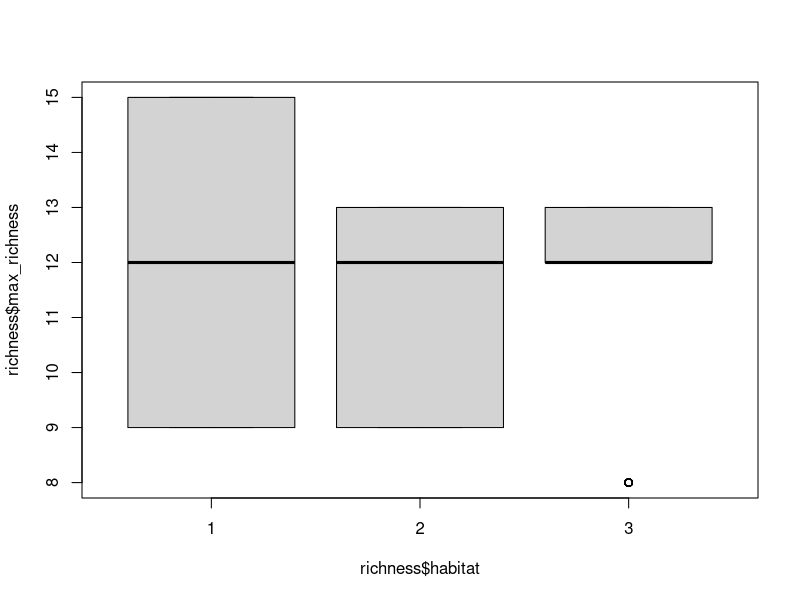
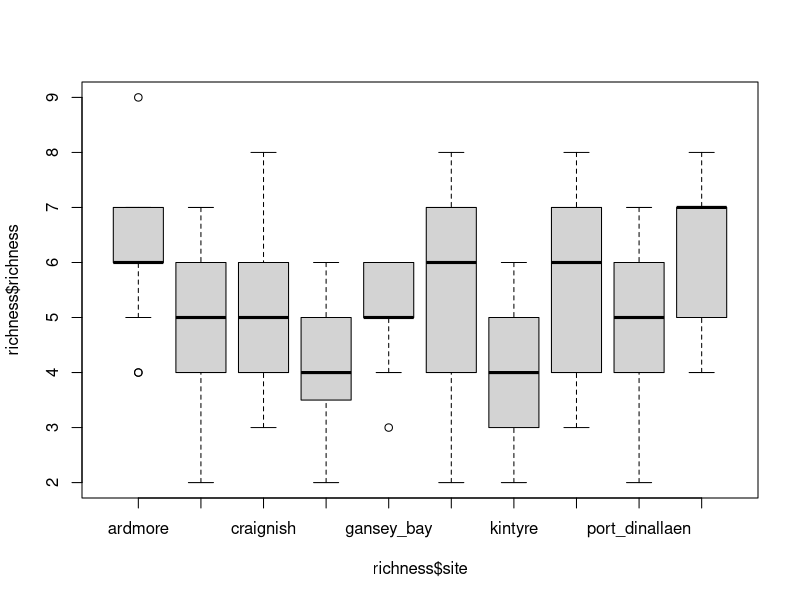

Here is the R script that generated these plots, in order: (Note: this script raises an error after producing the figures.)
# Dissertation Richness Script
# Carla Leone
# 5th March, 2024


## Load the dataset and packages ----
install.packages("tidyverse")
install.packages("vegan")
library(tidyverse)
library(vegan)
library(readxl)

meta_richness <- read_excel("data/meta_richness.xlsx", 
                            sheet = "big_sheet (2)")
View(meta_richness)

## Add column for habitat ---
richness <- meta_richness %>%
  mutate(habitat = case_when(
    site %in% c("port_dinallaen", "ardmore", "gallanach_bay") ~ "1",
    site %in% c("craignish", "skye", "kintyre") ~ "2",
    site %in% c("gansey_bay", "kyles_of_bute", "isle_of_soay", "canna") ~ "3",
    TRUE ~ NA_character_  # In case there are unmatched sites
  )) #match sites to habitat

View(richness)
richness$habitat<- as.factor(richness$habitat)


## Data frame with richness per site
richness <- richness %>%
  mutate(max_richness = case_when(
    site %in% c("port_dinallaen") ~ "12",
    site %in% c("gallanach_bay") ~ "9",
    site %in% c("ardmore") ~ "15",
    site %in% c("craignish") ~ "12",
    site %in% c("skye") ~ "13",
    site %in% c("kintyre") ~ "9",
    site %in% c("gansey_bay") ~ "8",
    site %in% c("kyles_of_bute") ~ "12",
    site %in% c("isle_of_soay") ~ "13",
    site %in% c("canna") ~ "12",
    TRUE ~ NA_character_  # In case there are unmatched sites
  )) #match sites to total richness
richness$max_richness<- as.numeric(richness$max_richness)

## Richness vs Habitat ----
boxplot(richness$max_richness~richness$habitat)
boxplot(richness$richness~richness$site)

### Subset for anova


aov_max_richness<- aov(max_richness~habitat, data=richness)
summary(aov_max_richness)

### Assumptions
help(aov)

### Assumptions for ANOVA
plot


## NMDS Total Richness----
sound_nmds <- read_excel("data/meta_richness.xlsx", 
                            sheet = "Sheet2")
View(sound_nmds)
### Delete unnecessary columns
presence_nmds<- subset(sound_nmds, select = -c(boat, water, avg_richness,max_richnes, sample_richness,high,low, high_low, samples) ) #remove unnecessary columns
presence_nmds[, -1] <- sapply(presence_nmds[, -1], function(x) as.numeric(as.character(x))) #make all values numeric
class(presence_nmds$grunt)

presence_nmds<- presence_nmds %>%
  column_to_rownames(var = "site") # make site the name of the rows

View(presence_nmds)

### Make separate for habitats
habitats <- read_excel("data/meta_richness.xlsx", 
                         sheet = "nmds_categories")
View(habitats)
habitats$habitat<- as.factor(habitats$habitat)

### Distance matrix calculation
sound_dist<- vegdist(presence_nmds, method="bray", binary= TRUE)
sound_dist

### NMDS
fishes_nmds<- metaMDS(presence_nmds, #the community data
                    distance = "bray", # Using bray-curtis distance
                    try = 100)
help(metaMDS)
### Plots
ordihull(fishes_nmds, # the nmds we created
         groups= habitats$habitat, #calling the groups from the mpa data frame we made
         draw = "polygon", # drawing polygons
         col = 1:3, # shading the plygons
         label = FALSE #removing labels from the plygons
) 

### SIMPER
basic_simper<- simper(presence_nmds, #our community data set
                      permutations = 999) # permutations to run

summary(basic_simper , ordered = TRUE) #summary is the total contrast.

habitat_simper<- simper(presence_nmds, 
                         habitats$habitat,
                         permutations = 999)
summary(habitat_simper)

## Richness vs time ----
class(meta_richness$time)
View(meta_richness)
View(richness)
richness$richness<- as.numeric(richness$richness)

#Compute average richness for each time point and habitat category
df_avg <- richness %>%
  group_by(time,habitat) %>%
  summarise(avg_richness = mean(max_richnes),
            sd_richness = sd(max_richnes),
            se_richness = sd(max_richnes) /sqrt(n()))%>%
              ungroup()
#gives the stats for each habitat at each time point. Has taken the average richness of each habitat for each time.

### Group by site
df_avg_site<- richness %>%
  group_by(time,site) %>%
  summarise(avg_richness = mean(richness),
            sd_richness = sd(richness),
            se_richness = sd(richness) /sqrt(n()))%>%
  ungroup()

View(df_avg)

### Plot by habitat
ggplot(df_avg, aes(x = time, y = avg_richness, color = habitat)) +
  geom_line() +  # Add lines
  geom_point() +  # Add points
  labs(x = "Time", y = "Average Richness", color = "Habitat Category") +  # Labels
  theme_minimal()  # Optional: change theme if desired

### plot by site
ggplot(df_avg_site, aes(x = time, y = avg_richness, color = site)) +
  geom_line() +  # Add lines
  geom_point() +  # Add points
  labs(x = "Time", y = "Average Richness", color = "Habitat Category") +  # Labels
  theme_minimal()  # Optional: change theme if desired


### Using the full dataset richness to plot and adding error bars
ggplot(richness, aes(x = time, y = richness, color = habitat)) +
  stat_summary(fun.data = mean_se, geom = "line") +  # Add lines with mean and standard error
  stat_summary(fun.data = mean_se, geom = "point") +  # Add points with mean and standard error
  stat_summary(fun.data = mean_se, geom = "errorbar", width = 0.1) +  # Add error bars with standard error
  labs(x = "Time", y = "Richness", color = "Habitat Category") +  # Labels
  theme_minimal()

## Boat Presence ----


